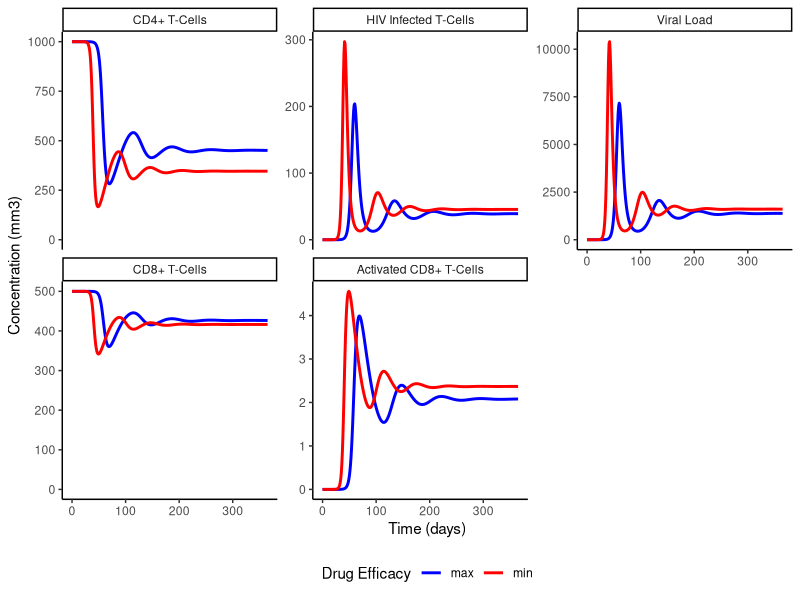
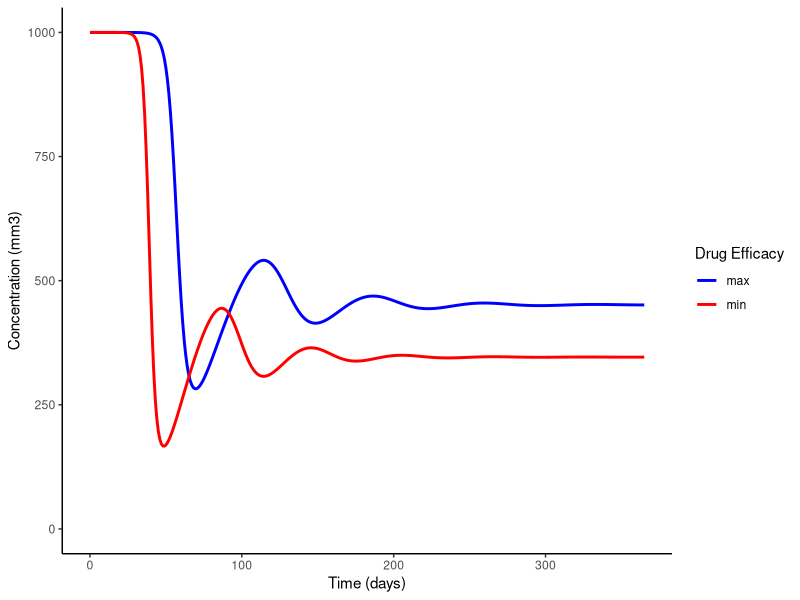

The R source for these figures, in order: (Note: this script raises an error after producing the figures.)
library(deSolve)
library(ggplot2)
library(tidyr)

###############
#Emtricitabine#
###############

# hiv_func is the function on the right hand side of the
# differential equation. 
rti_func <- function(t, HIV, params) {

    T = HIV["T"]
    I = HIV["I"]
    V = HIV["V"]
    Z = HIV["Z"]
    ZA = HIV["ZA"]

    mu_x = params["mu_x"]
    mu_y = params["mu_y"]
    mu_v = params["mu_v"]
    mu_z = params["mu_z"]
    k_v = params["k_v"]
    #
    N_RTI = params["N_RTI"]
    #
    beta_z = params["beta_z"]
    beta_v = params["beta_v"]
    p_y = params["p_y"]
    p_v = params["p_v"]
    lambda_x = params["lambda_x"]
    lambda_z= params["lambda_z"]


    # now that we have extracted the parameters, we can evaluate the
    # differential equation's right hand side

    dT = lambda_x - mu_x*T - N_RTI*beta_v*T*V
    dI = N_RTI*beta_v*T*V - mu_y*I - p_y*I*ZA
    dV = k_v*mu_y*I - mu_v*V - p_v*V*ZA
    dZ = lambda_z - mu_z*Z - beta_z*Z*V
    dZA = beta_z*Z*I -mu_z*ZA

    list(c(dT, dI, dV, dZ, dZA))
}

C_min <- .064
C_max <- 1.77
EC_50_min <- .0013
EC_50_max <- .64
Hill_Coefficient <- 1

N_RTI_min = (C_min ^ Hill_Coefficient) / ((C_min ^ Hill_Coefficient) + (EC_50_min ^ Hill_Coefficient))
N_RTI_max = (C_max ^ Hill_Coefficient) / ((C_max ^ Hill_Coefficient) + (EC_50_max ^ Hill_Coefficient))

#parameters
parms_min <- c(mu_x = 0.02,
           mu_y = 0.24,
           mu_v = 2.4,
           mu_z = 0.04,
           #
           N_RTI = N_RTI_min,
           #
           k_v = 360,
           beta_z = 0.000005,
           beta_v = 0.000024,
           p_y = 0.02,
           p_v = 0.02,
           lambda_x = 20,
           lambda_z = 20)

#parameters
parms_max <- c(mu_x = 0.02,
           mu_y = 0.24,
           mu_v = 2.4,
           mu_z = 0.04,
           #
           N_RTI = N_RTI_max,
           #
           k_v = 360,
           beta_z = 0.000005,
           beta_v = 0.000024,
           p_y = 0.02,
           p_v = 0.02,
           lambda_x = 20,
           lambda_z = 20)


# initial values
Pstart <- c(T = 1000,
       	    I = 0,
            V = 0.001,
	    Z = 500,
	    ZA = 0)

# set the times (full collection of x axis points)
times <- seq(from=0, to=365, by= 1)

diffeq_result_min <- ode(
    func=rti_func,
    y=Pstart,
    times=times,
    parms=parms_min)

#max
diffeq_result_max <- ode(
    func=rti_func,
    y=Pstart,
    times=times,
    parms=parms_max)


diffeq_result_min <- as.data.frame(diffeq_result_min)
diffeq_result_max <- as.data.frame(diffeq_result_max)

gathered_result_min <- gather(diffeq_result_min, variable, value, -time)
gathered_result_min$type <- "min"

gathered_result_max <- gather(diffeq_result_max, variable, value, -time)
gathered_result_max$type <- "max"

gathered_result <- rbind(gathered_result_min, gathered_result_max)
gathered_result$variable[gathered_result$variable == "T"] <- "CD4+ T-Cells"
gathered_result$variable[gathered_result$variable == "I"] <- "HIV Infected T-Cells"
gathered_result$variable[gathered_result$variable == "V"] <- "Viral Load"
gathered_result$variable[gathered_result$variable == "Z"] <- "CD8+ T-Cells"
gathered_result$variable[gathered_result$variable == "ZA"] <- "Activated CD8+ T-Cells"

gathered_result$variable <- factor(gathered_result$variable, levels = c("CD4+ T-Cells", "HIV Infected T-Cells", "Viral Load",
                                                                        "CD8+ T-Cells", "Activated CD8+ T-Cells"))

gathered_result_wider <- gathered_result %>%
    pivot_wider(
        id_cols = c("time", "variable"),
        names_from = type,
        values_from = value     
        )



#not plotted
plot_result <- ggplot(data = gathered_result_wider,#subset(gathered_result, variable == "TR"), #plot declared equation(s) only
                      mapping=aes(x=time, ymin = max, ymax = min, color = variable, fill = variable)) +
                      #geom_line(linewidth = 1)+
                      geom_ribbon(alpha = .7) +
                      theme_classic() +

                      #plot each equation on its own graph
                      facet_wrap(~variable, scales = "free_y")+
                      coord_cartesian(
                      xlim = NULL,
                      ylim = c(0, NA))

plot_result_test <- ggplot(data = gathered_result, #subset(gathered_result, variable == "CD4+ T-Cells"), #plot declared equation(s) only
                      mapping=aes(x=time, y = value, color = type)) +
    geom_line(linewidth = 1)+
    scale_color_manual("Drug Efficacy", values = c(min = "red", max = "blue"))+
    ylab("Concentration (mm3)")+
    xlab("Time (days)")+
    
                      #geom_ribbon(alpha = .7) +
    theme_classic() +
    theme(legend.position = "bottom") +

                      #plot each equation on its own graph
                      facet_wrap(~variable, scales = "free_y")+#, ncol = 1)+
                      coord_cartesian(
                      xlim = NULL,
                      ylim = c(0, NA))

plot_result_cd4 <- ggplot(data = subset(gathered_result, variable == "CD4+ T-Cells"), #plot declared equation(s) only
                      mapping=aes(x=time, y = value, color = type)) +
    geom_line(linewidth = 1)+
    scale_color_manual("Drug Efficacy", values = c(min = "red", max = "blue"))+
    ylab("Concentration (mm3)")+
    xlab("Time (days)")+
    
                      #geom_ribbon(alpha = .7) +
                      theme_classic() +

                      #plot each equation on its own graph
                      #facet_wrap(~variable, scales = "free_y")+
                      coord_cartesian(
                      xlim = NULL,
                      ylim = c(0, NA))

plot_result_i <- ggplot(data = subset(gathered_result, variable == "Infected T-Cells"), #plot declared equation(s) only
                      mapping=aes(x=time, y = value, color = type)) +
    geom_line(linewidth = 1)+
    scale_color_manual("Drug Efficacy", values = c(min = "red", max = "blue"))+
    ylab("Concentration (mm3)")+
    xlab("Time (days)")+
    
                      #geom_ribbon(alpha = .7) +
                      theme_classic() +

                      #plot each equation on its own graph
                      facet_wrap(~variable, scales = "free_y")+
                      coord_cartesian(
                      xlim = NULL,
                      ylim = c(0, NA))

plot_result_v <- ggplot(data = subset(gathered_result, variable == "Virions"), #plot declared equation(s) only
                      mapping=aes(x=time, y = value, color = type)) +
    geom_line(linewidth = 1)+
    scale_color_manual("Drug Efficacy", values = c(min = "red", max = "blue"))+
    ylab("Concentration (mm3)")+
    xlab("Time (days)")+
    
                      #geom_ribbon(alpha = .7) +
                      theme_classic() +

                      #plot each equation on its own graph
                      facet_wrap(~variable, scales = "free_y")+
                      coord_cartesian(
                      xlim = NULL,
                      ylim = c(0, NA))

plot_result_z <- ggplot(data = subset(gathered_result, variable == "CD8+ T-Cells"), #plot declared equation(s) only
                      mapping=aes(x=time, y = value, color = type)) +
    geom_line(linewidth = 1)+
    scale_color_manual("Drug Efficacy", values = c(min = "red", max = "blue"))+
    ylab("Concentration (mm3)")+
    xlab("Time (days)")+
    
                      #geom_ribbon(alpha = .7) +
                      theme_classic() +

                      #plot each equation on its own graph
                      facet_wrap(~variable, scales = "free_y")+
                      coord_cartesian(
                      xlim = NULL,
                      ylim = c(0, NA))

plot_result_za <- ggplot(data = subset(gathered_result, variable == "Activated CD8+ T-Cells"), #plot declared equation(s) only
                      mapping=aes(x=time, y = value, color = type)) +
    geom_line(linewidth = 1)+
    scale_color_manual("Drug Efficacy", values = c(min = "red", max = "blue"))+
    ylab("Concentration (mm3)")+
    xlab("Time (days)")+
    
                      #geom_ribbon(alpha = .7) +
                      theme_classic() +

                      #plot each equation on its own graph
                      facet_wrap(~variable, scales = "free_y")+
                      coord_cartesian(
                      xlim = NULL,
                      ylim = c(0, NA))



		

#save to file
fname_base <- "result_ocm_rti"
extensions = c("png", "pdf")

fname_base_cd4 <- "result_ocm_cd4"
extensions = c("png", "pdf")

fname_base_i <- "result_ocm_i"
extensions = c("png", "pdf")

fname_base_v <- "result_ocm_v"
extensions = c("png", "pdf")

fname_base_z <- "result_ocm_z"
extensions = c("png", "pdf")

fname_base_za <- "result_ocm_za"
extensions = c("png", "pdf")

for (ext in extensions) {
    fname <- paste(fname_base, ".", ext, sep="")
    ggsave(fname, plot_result_test, height = 5, width = 9) #height,width of png/ pdf
    print(paste("wrote output to file ", fname))

        fname <- paste(fname_base_cd4, ".", ext, sep="")
    ggsave(fname, plot_result_cd4, height = 5, width = 5) #height,width of png/ pdf
    print(paste("wrote output to file ", fname))

        fname <- paste(fname_base_i, ".", ext, sep="")
    ggsave(fname, plot_result_i, height = 5, width = 5) #height,width of png/ pdf
    print(paste("wrote output to file ", fname))

        fname <- paste(fname_base_v, ".", ext, sep="")
    ggsave(fname, plot_result_v, height = 5, width = 5) #height,width of png/ pdf
    print(paste("wrote output to file ", fname))

        fname <- paste(fname_base_z, ".", ext, sep="")
    ggsave(fname, plot_result_z, height = 5, width = 5) #height,width of png/ pdf
    print(paste("wrote output to file ", fname))

        fname <- paste(fname_base_za, ".", ext, sep="")
    ggsave(fname, plot_result_za, height = 5, width = 5) #height,width of png/ pdf
    print(paste("wrote output to file ", fname))
    }
